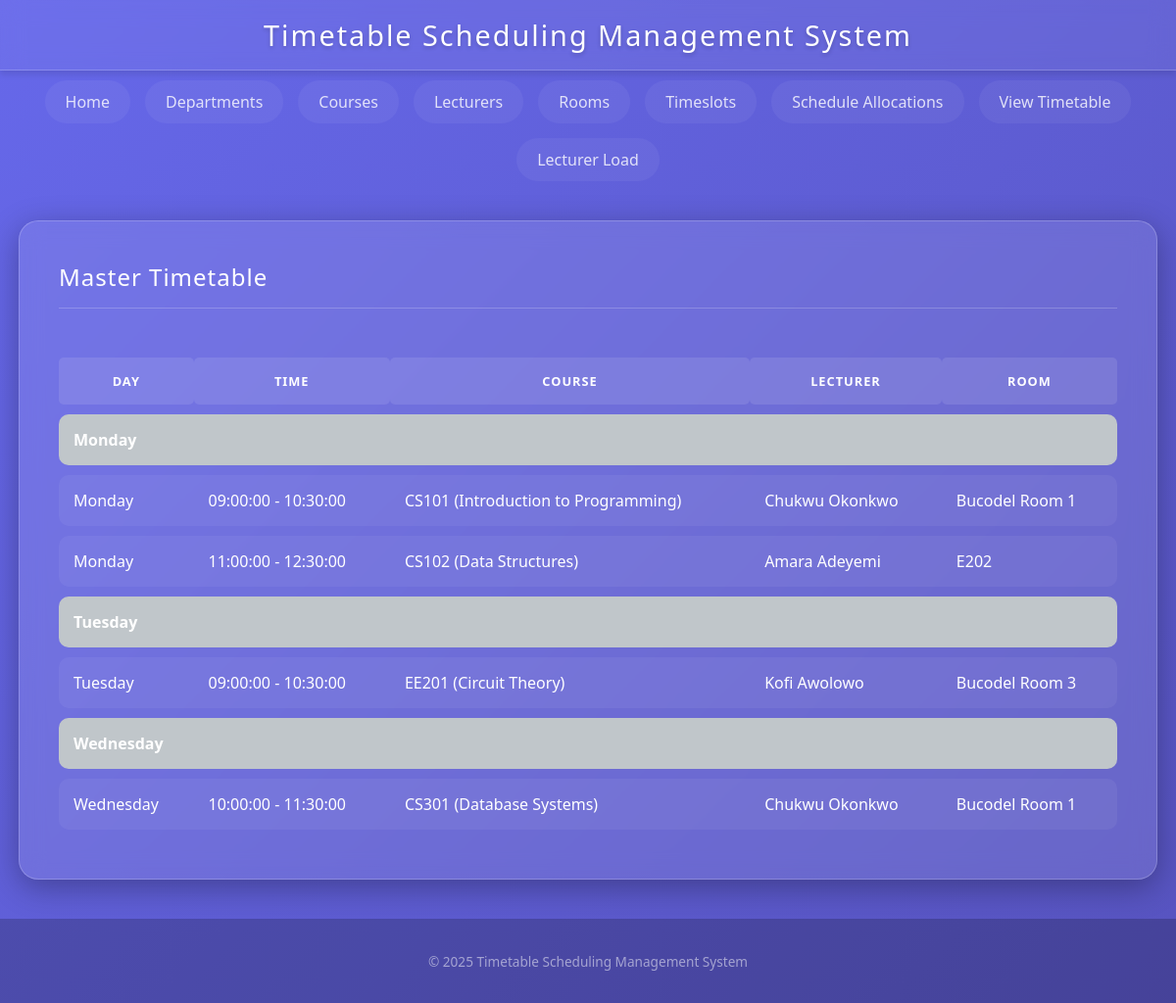
Page /view_timetable.php on the committed database.
### tables this page shows
CREATE TABLE courses (
    course_id INT AUTO_INCREMENT,
    course_code VARCHAR(20) NOT NULL UNIQUE,
    course_title VARCHAR(100) NOT NULL,
    credits INT NOT NULL,
    dept_id INT,
    PRIMARY KEY (course_id)
);

CREATE TABLE timeslots (
    timeslot_id INT AUTO_INCREMENT,
    day_of_week ENUM('Monday', 'Tuesday', 'Wednesday', 'Thursday', 'Friday', 'Saturday', 'Sunday') NOT NULL,
    start_time TIME NOT NULL,
    end_time TIME NOT NULL,
    PRIMARY KEY (timeslot_id),
    CONSTRAINT unique_timeslot UNIQUE (day_of_week, start_time, end_time)
);

CREATE TABLE lecturers (
    lecturer_id INT AUTO_INCREMENT,
    first_name VARCHAR(50) NOT NULL,
    last_name VARCHAR(50) NOT NULL,
    email VARCHAR(100) NOT NULL UNIQUE,
    dept_id INT,
    PRIMARY KEY (lecturer_id)
);

CREATE TABLE rooms (
    room_id INT AUTO_INCREMENT,
    room_name VARCHAR(50) NOT NULL UNIQUE,
    capacity INT NOT NULL,
    room_type ENUM('Lecture Hall', 'Laboratory', 'Seminar Room') NOT NULL,
    PRIMARY KEY (room_id)
);

### view_timetable.php (the view)
<?php include 'header.php'; include 'db_connect.php'; ?>
<h2>Master Timetable</h2>
<div style="overflow-x: auto;">
    <table>
        <tr>
            <th>Day</th>
            <th>Time</th>
            <th>Course</th>
            <th>Lecturer</th>
            <th>Room</th>
        </tr>
        <?php
        $sql = "SELECT c.course_code, c.course_title, l.first_name, l.last_name, r.room_name, t.day_of_week, t.start_time, t.end_time
                FROM schedule_allocations sa
                JOIN courses c ON sa.course_id = c.course_id
                JOIN lecturers l ON sa.lecturer_id = l.lecturer_id
                JOIN rooms r ON sa.room_id = r.room_id
                JOIN timeslots t ON sa.timeslot_id = t.timeslot_id
                ORDER BY FIELD(t.day_of_week, 'Monday', 'Tuesday', 'Wednesday', 'Thursday', 'Friday', 'Saturday', 'Sunday'), t.start_time";
        $result = $conn->query($sql);
        if ($result->num_rows > 0) {
            $current_day = "";
            while($row = $result->fetch_assoc()) {
                if ($current_day != $row["day_of_week"]) {
                    $current_day = $row["day_of_week"];
                    echo "<tr style='background-color: #bdc3c7; font-weight: bold;'><td colspan='5'>" . $current_day . "</td></tr>";
                }
                echo "<tr>
                        <td>" . $row["day_of_week"]. "</td>
                        <td>" . $row["start_time"] . " - " . $row["end_time"] . "</td>
                        <td>" . $row["course_code"] . " (" . $row["course_title"] . ")</td>
                        <td>" . $row["first_name"] . " " . $row["last_name"] . "</td>
                        <td>" . $row["room_name"]. "</td>
                      </tr>";
            }
        } else {
            echo "<tr><td colspan='5'>No classes scheduled</td></tr>";
        }
        ?>
    </table>
</div>
<?php include 'footer.php'; ?>

### style.css (style rules this page uses)
:root { --glass-bg: rgba(255, 255, 255, 0.1); --glass-border: 1px solid rgba(255, 255, 255, 0.2); --glass-shadow: 0 8px 32px 0 rgba(0, 0, 0, 0.3); --backdrop-blur: blur(12px); --text-color: #ffffff; --primary-color: #a29bfe; --accent-color: #00cec9; --error-color: #ff7675; --success-color: #55efc4; --gradient-bg: linear-gradient(135deg, #6668ea 0%, #2a153f 100%); }
body { font-family: 'Segoe UI', 'Roboto', Helvetica, Arial, sans-serif; background: var(--gradient-bg); background-size: 400% 400%; animation: gradientBG 15s ease infinite; margin: 0; padding: 0; min-height: 100vh; color: var(--text-color); display: flex; flex-direction: column; }
h2, h3 { color: white; border-bottom: 1px solid rgba(255, 255, 255, 0.2); padding-bottom: 15px; margin-top: 0; font-weight: 400; letter-spacing: 1px; }
table { width: 100%; border-collapse: separate; border-spacing: 0 10px; margin-top: 20px; }
th { background: rgba(255, 255, 255, 0.1); color: white; padding: 15px; text-transform: uppercase; font-size: 0.8rem; letter-spacing: 1px; border-radius: 5px; }
td { background: rgba(255, 255, 255, 0.05); padding: 15px; transition: all 0.2s; }
tr td:first-child { border-top-left-radius: 10px; border-bottom-left-radius: 10px; }
tr td:last-child { border-top-right-radius: 10px; border-bottom-right-radius: 10px; }

### rows in the picture
courses: timeslots.day_of_week "Monday", timeslots.start_time "09:00:00", timeslots.end_time "10:30:00", course_code "CS101", course_title "Introduction to Programming", lecturers.first_name "Chukwu", lecturers.last_name "Okonkwo", rooms.room_name "Bucodel Room 1"
courses: timeslots.day_of_week "Monday", timeslots.start_time "11:00:00", timeslots.end_time "12:30:00", course_code "CS102", course_title "Data Structures", lecturers.first_name "Amara", lecturers.last_name "Adeyemi", rooms.room_name "E202"
courses: timeslots.day_of_week "Tuesday", timeslots.start_time "09:00:00", timeslots.end_time "10:30:00", course_code "EE201", course_title "Circuit Theory", lecturers.first_name "Kofi", lecturers.last_name "Awolowo", rooms.room_name "Bucodel Room 3"
courses: timeslots.day_of_week "Wednesday", timeslots.start_time "10:00:00", timeslots.end_time "11:30:00", course_code "CS301", course_title "Database Systems", lecturers.first_name "Chukwu", lecturers.last_name "Okonkwo", rooms.room_name "Bucodel Room 1"
